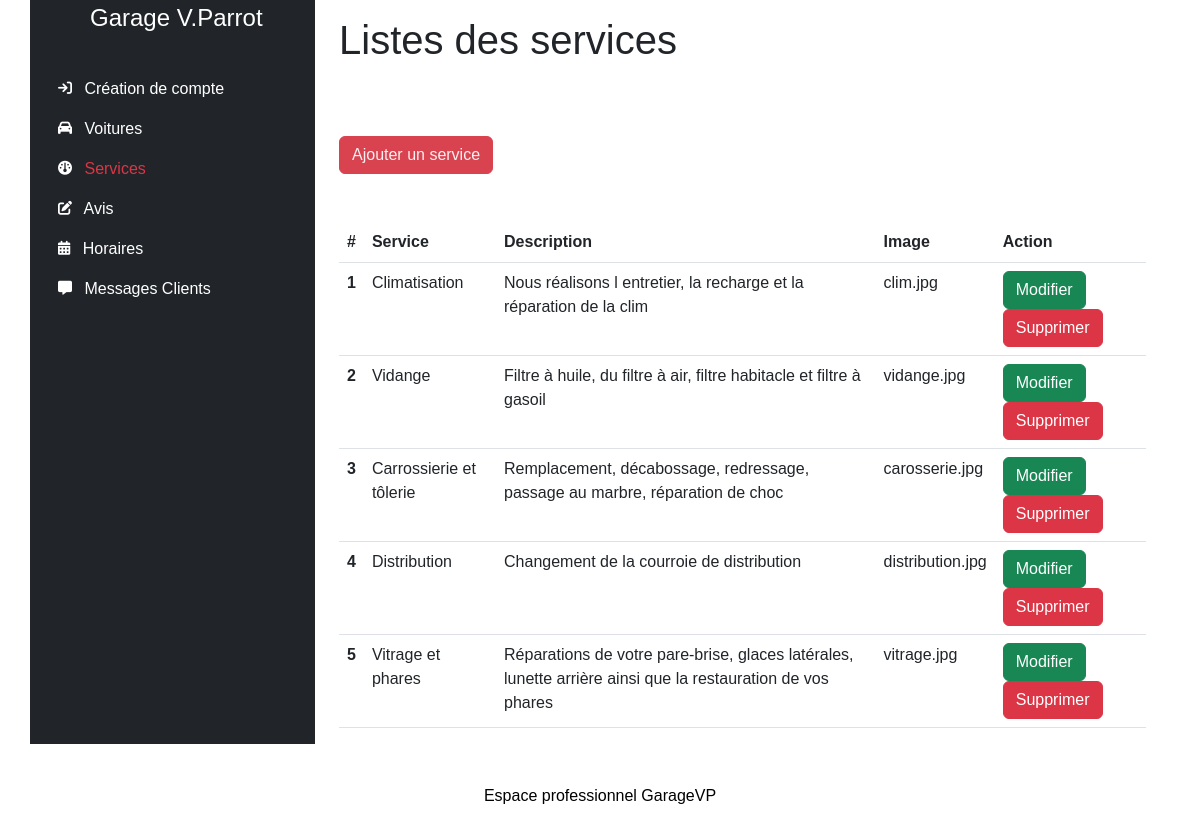
Screenshot of /admin/services.php with the database file from the repository.
### tables this page shows
CREATE TABLE services(
        service_id INT PRIMARY KEY AUTO_INCREMENT NOT NULL,
        service VARCHAR (30) NOT NULL,
        description VARCHAR (250) NOT NULL,
        image VARCHAR (250) NOT NULL
);

### lib/service.php (called while the page is built, shortened)
<?php
function getAllServices(PDO $pdo):array
{
    $sql = "SELECT * FROM services";
    $query = $pdo->prepare($sql);
    $query->execute();
    $services = $query->fetchAll(PDO::FETCH_ASSOC);
    return $services;
}

### admin/services.php (the view, shortened to what this page needs)
<?php
require_once __DIR__. "/../lib/pdo.php";
require_once __DIR__. "/../lib/service.php";
require_once __DIR__. "/templates/header.php";
$services = getAllServices($pdo);
?>
<h1 class="py-3">Listes des services</h1>
<div class="d-flex gap-é justify-content-left py-5">
    <a class="btn btn-primary d-inline-flex align-items-left" href="service.php">
        Ajouter un service
    </a>
</div>
<table class="table">
    <thead>
        <tr>
        <th scope="col">#</th>
        <th scope="col">Service</th>
        <th scope="col">Description</th>
        <th scope="col">Image</th>
        <th scope="col">Action</th>
        </tr>
    </thead>
    <tbody>
        <?php foreach($services as $service) {?>
        <tr>
        <th scope="row"><?= $service["service_id"] ?></th>
        <td><?= $service["service"] ?></td>
        <td><?= $service["description"] ?></td>
        <td><?= $service["image"] ?></td>
        <td>
            <a href="service.php?id=<?=$service['service_id']?>" class="btn btn-success">Modifier</a>
            <a href="service_delete.php?id=<?=$service['service_id']?>" class="btn btn-danger" onclick="return confirm('Etes-vous sur de vouloir supprimer ce service')">Supprimer</a>
        </td>
        <?php } ?>
        </tr>
    </tbody>
    </table>
<?php
require_once __DIR__. "/templates/footer.php";
?>

### assets/css/styles.css (style rules this page uses)
:root { --primary: #D94350; --secondary: #D9777F; --success: #28a745; --danger: #dc3545; --warning: #fd7e14; --info: #17a2b8; --light: #f8f9fa; --dark: #1d1f20; --bs-nav-link-color: var(--primary); --bs-link-color: var(--primary); --bs-link-hover-color: var(--secondary); }
.btn-primary { --bs-btn-color: #f7f0f0; --bs-btn-bg: var(--primary); --bs-btn-border-color: var(--primary); --bs-btn-hover-color: #fff; --bs-btn-hover-bg: #ffc697; --bs-btn-hover-border-color: var(--secondary); --bs-btn-focus-shadow-rgb: 49,132,253; --bs-btn-active-color: #fff; --bs-btn-active-bg: #4e7277; --bs-btn-active-border-color: var(--secondary); --bs-btn-active-shadow: inset 0 3px 5px rgba(0, 0, 0, 0.125); --bs-btn-disabled-color: #fff; --bs-btn-disabled-bg: #4f4f4f; --bs-btn-disabled-border-color: #343434; }
body { font-family: 'Barlow Condensed', sans-serif; }
h1, h2 { font-family: 'Rajdhani', sans-serif; }

### rows the page displays
services: service_id "1", service "Climatisation", description "Nous réalisons l entretier, la recharge et la réparation de la clim", image "clim.jpg"
services: service_id "2", service "Vidange", description "Filtre à huile, du filtre à air, filtre habitacle et filtre à gasoil", image "vidange.jpg"
services: service_id "3", service "Carrossierie et tôlerie", description "Remplacement, décabossage, redressage, passage au marbre, réparation de choc", image "carosserie.jpg"
services: service_id "4", service "Distribution", description "Changement de la courroie de distribution", image "distribution.jpg"
services: service_id "5", service "Vitrage et phares", description "Réparations de votre pare-brise, glaces latérales, lunette arrière ainsi que la restauration de vos phares", image "vitrage.jpg"

### other values shown
$data['label'] "Création de compte"
$data['label'] "Voitures"
$data['label'] "Services"
$data['label'] "Avis"
$data['label'] "Horaires"
$data['label'] "Messages Clients"
